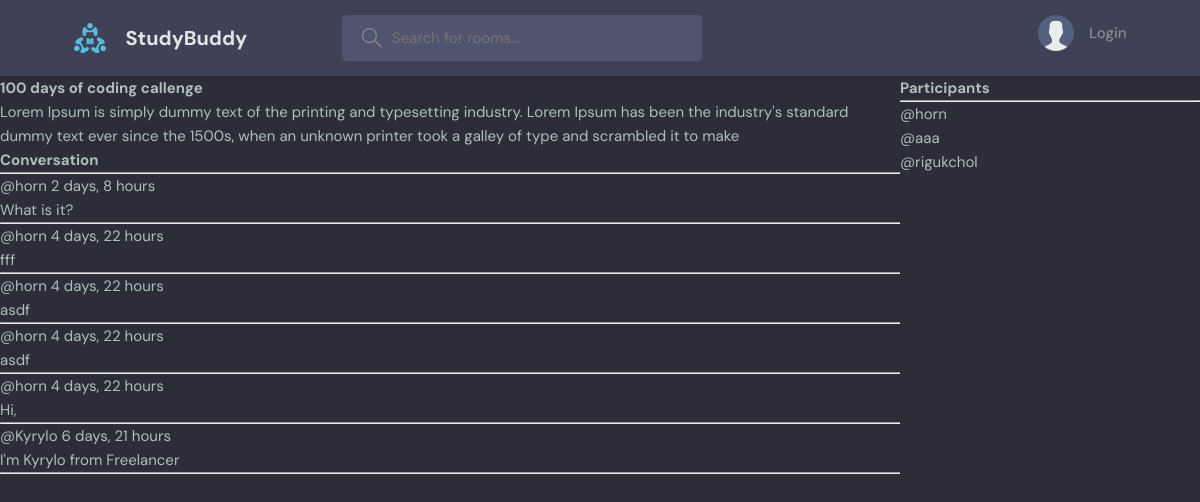
Page /room/2 on the earlier database version.
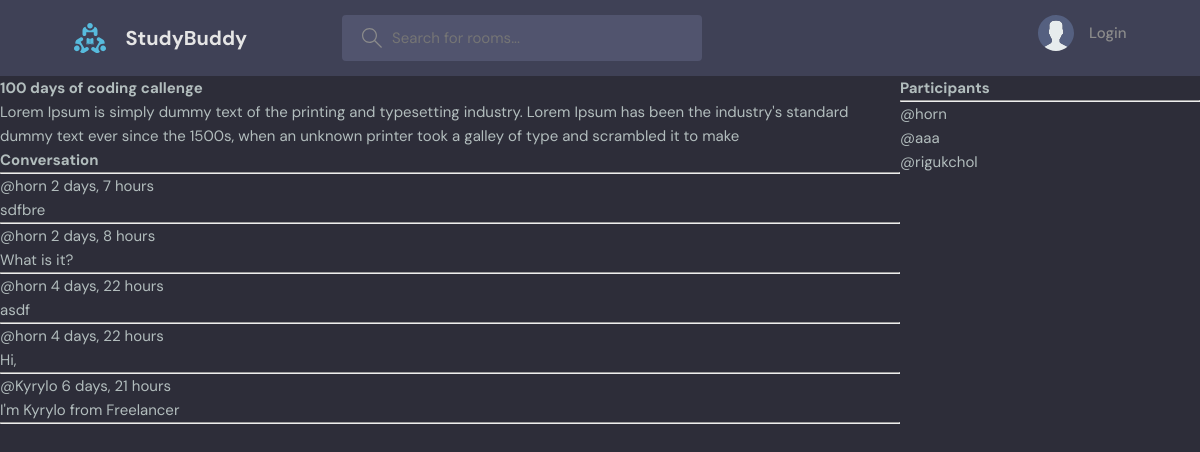
Same page on the later database version.
### base/models.py (models this page shows, shortened)
class Message(models.Model):
    user = models.ForeignKey(User, on_delete=models.CASCADE)
    room = models.ForeignKey(Room, on_delete=models.CASCADE)
    body = models.TextField()
    updated = models.DateTimeField(auto_now=True)
    created = models.DateTimeField(auto_now_add=True)
    class Meta:
        ordering = ['-updated', '-created']

### base/views.py (the view, shortened to what this page needs)
# urls.py: path('room/<str:pk>', views.room, name='room'),
def room(request, pk):
    room = Room.objects.get(id=pk)
    room_messages = room.message_set.all()
    participants = room.participants.all()
    context = {'room': room, 'room_messages': room_messages,
               'participants': participants}
    return render(request, 'base/room.html', context)

### base/templates/base/room.html (shortened to what this page needs)
{% extends 'main.html' %} {% block content %}
<div class="room-container">
  <div>
    <h1>{{room.name}}</h1>
    <p>{{room.description}}</p>
    <div class="comment-wrapper">
      <h3>Conversation</h3>
      <hr />
      {% for message in room_messages %}
      <div>
        <small>@{{message.user}} {{message.created|timesince}}</small>
        <p>{{message.body}}</p>
        <hr />
      </div>
      {% endfor %}
    </div>
  </div>
  <div>
    <h3>Participants</h3>
    <hr />
    {% for user in participants %}
        <div>
            <p>@{{user.username}}</p>
        </div>
    {% endfor %}
  </div>
</div>
{% endblock content %}

Differences in the rows shown:
removed Message: user "horn", created "4 days, 22 hours", body "fff"
removed Message: user "horn", created "4 days, 22 hours", body "asdf"
added Message: user "horn", created "2 days, 7 hours", body "sdfbre"
